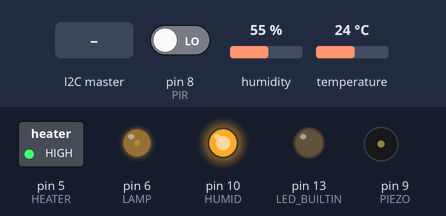
A sketch run on a simulated Arduino Uno, built with avr-gcc and run on an emulated ATmega328P. On the bench: switched loads named in the sketch (green lamp = pin HIGH), output pins drawn as LEDs (lit = HIGH), buzzer (waves = sounding). Inputs (shaded band) come from the test bench; at power-on: pin 8 (PIR) LOW, humidity 55 %, temperature 24 °C. What the sketch prints to the serial monitor is not drawn.

Above: at 10.0 s.
10.1 s: pin 8 (PIR) driven HIGH
At 10.6 s:
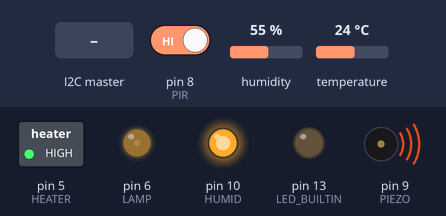
15.9 s: humidity set to 59 %
17.7 s: humidity set to 62 %
At 19.1 s:
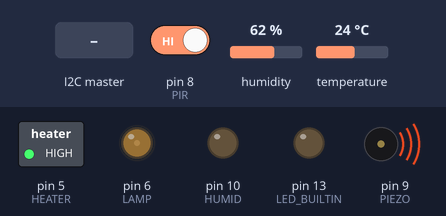
23.5 s: the I2C master sends the byte 0
27.0 s: the I2C master sends the byte 1
30.5 s: pin 8 (PIR) driven LOW
At 31.2 s:
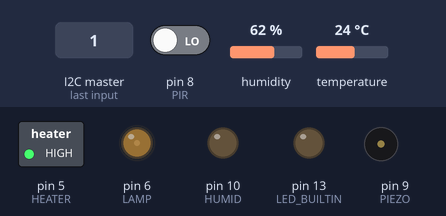
Timing chart, 0 to 33.0 s (numbered marks = the images above; inputs shaded):
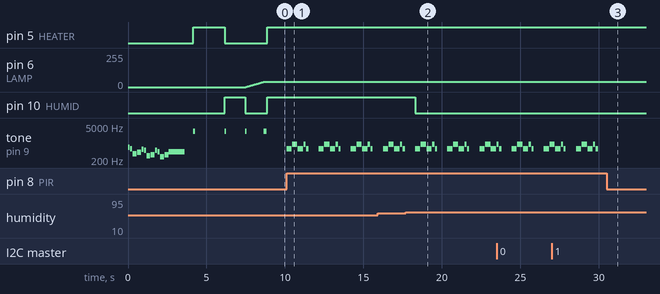

The sketch:

arduino.ino
```cpp
//assigning pins
#define HEATER 5  //>> [PWM] pin gate mosfet (untuk control Heater)
#define LAMP   6  //>> [PWM] untuk control LED
#define DHTPIN 7  //>> dht11 sensor
#define PIR    8  //>> input pir sensor
#define PIEZO  9  //>> [PWM] piezo (guna piezo sbb boleh buat tone berbeza)
#define HUMID  10 //>> pin base bc547

//PWM PINS : 3, 5, 6, 9, 10, 11

//buat lagu kat piezo
#include "tone.h"
//for DHT11 module
#include <DHT.h>
//parameters: (pin number, sensor model)
DHT dht(DHTPIN, DHT11);
//communication antara arduino dgn esp (arduino as slave)
#include <Wire.h>

//melody
int melody[]         = {NOTE_D5,NOTE_A5,NOTE_D5,NOTE_A5,NOTE_D5};
int noteDurations[]  = {3,3,3,7,7};
int melody2[]        = {NOTE_E5,NOTE_D5,NOTE_FS4,NOTE_GS4,NOTE_CS5,NOTE_B4,NOTE_D4,NOTE_E4,NOTE_B4,NOTE_A4,NOTE_CS4,NOTE_E4,NOTE_A4};
int noteDurations2[] = {8,8,4,4,8,8,4,4,8,8,4,4,1};
//simpan mesej dari esp
String messagefromesp;
int8_t phase,maintainhumidityL,maintainhumidityH,lamponpwm=38;
float  maintainTemp,h,t;
char   datatoesp[17],dhtdata[12];
char   c;
bool   callibrated=1,hstate;

void setup() {
  Serial.begin(9600);
  dht.begin();
  playTone(4);

  pinMode(LED_BUILTIN,OUTPUT);
  pinMode(LAMP,       OUTPUT);  //ke gate mosfet
  pinMode(HEATER,     OUTPUT);  //ke gate mosfet
  pinMode(HUMID,      OUTPUT);  //ke bc547
  pinMode(PIEZO,      OUTPUT);  //direct ke piezo
  pinMode(PIR,        INPUT);   //dari output pir sensor

  //testing heater
  playTone(1);
  digitalWrite(HEATER, HIGH);
  _delay_ms(2000);
  digitalWrite(HEATER, LOW);

  //testing humimdifier
  playTone(1);
  digitalWrite(HUMID, HIGH);
  _delay_ms(1300);
  digitalWrite(HUMID, LOW);

  //testing lamp
  //testing humimdifier
  playTone(1);
  for (int i=0; i<=lamponpwm; i++) {
    analogWrite(LAMP, i);
    delay(30);
  }

  playTone(2);
  Serial.println("Arduino started.");

  Wire.begin(8); //address = 8
  Wire.onReceive(receiveEvent);
  Wire.onRequest(sendEvent);
}

void receiveEvent(int howMany){
  while (0 < Wire.available()) {
    c = Wire.read();
    messagefromesp += c;
  }
  digitalWrite(LED_BUILTIN,HIGH);
  delay(50);
  digitalWrite(LED_BUILTIN,LOW);

  Serial.print("Received : ");
  Serial.println(c);

       if (c == '0') phase=0;
  else if (c == '1') phase=1;
  else if (c == '2') phase=2;
  else if (c == '3') phase=3;

  else if (c == '4') {
    for (int i=0; i<=lamponpwm; i++) {
      analogWrite(LAMP, i);
      delay(30);
    }
  }
  else if (c == '5') {
    for (int i=lamponpwm; i>=0; i--) {
      analogWrite(LAMP, i);
      delay(30);
    }
  }
}

void sendEvent() {
  sprintf(datatoesp,"%02d,%02d.%02d,%d,%d,%d ",(int)h,(int)t,(int)(t*100)%100,digitalRead(HEATER),hstate,digitalRead(PIR));
  Wire.write(datatoesp);
  Serial.print("Send     : ");
  Serial.println(datatoesp);
  Serial.print("Length   : ");
  Serial.println(strlen(datatoesp));
}

void loop() {

  if (callibrated) {
    h = dht.readHumidity();
    t = dht.readTemperature()-1;
  } else {
    h = dht.readHumidity();
    t = dht.readTemperature();
  }

  /*ubah suhu dan kelembapan mengikut fasa penetasan

  1. Fasa 1 : Suhu 37.5 °C, Kelembapan 50%-60%, hari 1-7
  2. Fasa 2 : Suhu 38.5 °C, Kelembapan 50%-60%, hari 8-13
  3. Fasa 3 : Suhu 38.5 °C, Kelembapan 60%-65%, hari 14-18
  4. Fasa 4 : Suhu 38.5 °C, Kelembapan 60%-65%, hari ke 18 dan keatas
  */
  if      (phase == 0) { maintainTemp=37.5; maintainhumidityL=50; maintainhumidityH=60; }
  else if (phase == 1) { maintainTemp=38.5; maintainhumidityL=50; maintainhumidityH=60; }
  else if (phase == 2) { maintainTemp=38.5; maintainhumidityL=60; maintainhumidityH=65; }
  else if (phase == 3) { maintainTemp=38.5; maintainhumidityL=60; maintainhumidityH=65; }

  maintainTemperature(maintainTemp);
  maintainhumidity(maintainhumidityL, maintainhumidityH);

  if (digitalRead(PIR)) playTone(3);
}

void maintainTemperature(float maintaintemp) {
  if      (t < maintaintemp) {
    digitalWrite(HEATER, HIGH); //hidupkan pemanas
  }
  else if (t > maintaintemp) {
    digitalWrite(HEATER, LOW);  // matikan pemanas
  }
}
void maintainhumidity(int8_t humidmin, int8_t humidmax)  {
  if      (h < humidmin) {
    digitalWrite(HUMID, HIGH); //hidupkan humidifier
    hstate=1;
  }
  else if (h > humidmax) {
    digitalWrite(HUMID, LOW);  //matikan humidifier
    hstate=0;
  }
  else {
    digitalWrite(HUMID, HIGH); //hidupkan humidifier
    hstate=1;
  }
}

void playTone(int mode) {
  if      (mode==1) {
    tone(PIEZO, 3000, 100);
  }
  else if (mode==2) {
    tone(PIEZO, 3000);delay(100);noTone(PIEZO);delay(10);
    tone(PIEZO, 3000);delay(100);noTone(PIEZO);
  }
  else if (mode==3) {
    for (int thisNote = 0; thisNote < 8; thisNote++) {
      int noteDuration = 1000/noteDurations[thisNote];
      tone(PIEZO, melody[thisNote],noteDuration);
      delay(noteDuration +30);
    }
    delay(500);
  }
  else if (mode==4) {
    for (int thisNote = 0; thisNote < 14; thisNote++) {
      int noteDuration = 1000/noteDurations2[thisNote];
      tone(PIEZO, melody2[thisNote],noteDuration);
      delay(noteDuration +30);
    }
    delay(500);
  }
}
```

tone.h
```cpp
#define NOTE_B0 31
#define NOTE_C1 33
#define NOTE_CS1 35
#define NOTE_D1 37
#define NOTE_DS1 39
#define NOTE_E1 41
#define NOTE_F1 44
#define NOTE_FS1 46
#define NOTE_G1 49
#define NOTE_GS1 52
#define NOTE_A1 55
#define NOTE_AS1 58
#define NOTE_B1 62
#define NOTE_C2 65
#define NOTE_CS2 69
#define NOTE_D2 73
#define NOTE_DS2 78
#define NOTE_E2 82
#define NOTE_F2 87
#define NOTE_FS2 93
#define NOTE_G2 98
#define NOTE_GS2 104
#define NOTE_A2 110
#define NOTE_AS2 117
#define NOTE_B2 123
#define NOTE_C3 131
#define NOTE_CS3 139
#define NOTE_D3 147
#define NOTE_DS3 156
#define NOTE_E3 165
#define NOTE_F3 175
#define NOTE_FS3 185
#define NOTE_G3 196
#define NOTE_GS3 208
#define NOTE_A3 220
#define NOTE_AS3 233
#define NOTE_B3 247
#define NOTE_C4 262
#define NOTE_CS4 277
#define NOTE_D4 294
#define NOTE_DS4 311
#define NOTE_E4 330
#define NOTE_F4 349
#define NOTE_FS4 370
#define NOTE_G4 392
#define NOTE_GS4 415
#define NOTE_A4 440
#define NOTE_AS4 466
#define NOTE_B4 494
#define NOTE_C5 523
#define NOTE_CS5 554
#define NOTE_D5 587
#define NOTE_DS5 622
#define NOTE_E5 659
#define NOTE_F5 698
#define NOTE_FS5 740
#define NOTE_G5 784
#define NOTE_GS5 831
#define NOTE_A5 880
#define NOTE_AS5 932
#define NOTE_B5 988
#define NOTE_C6 1047
#define NOTE_CS6 1109
#define NOTE_D6 1175
#define NOTE_DS6 1245
#define NOTE_E6 1319
#define NOTE_F6 1397
#define NOTE_FS6 1480
#define NOTE_G6 1568
#define NOTE_GS6 1661
#define NOTE_A6 1760
#define NOTE_AS6 1865
#define NOTE_B6 1976
#define NOTE_C7 2093
#define NOTE_CS7 2217
#define NOTE_D7 2349
#define NOTE_DS7 2489
#define NOTE_E7 2637
#define NOTE_F7 2794
#define NOTE_FS7 2960
#define NOTE_G7 3136
#define NOTE_GS7 3322
#define NOTE_A7 3520
#define NOTE_AS7 3729
#define NOTE_B7 3951
#define NOTE_C8 4186
#define NOTE_CS8 4435
#define NOTE_D8 4699
#define NOTE_DS8 4978
```

Measured:
- the behaviour switches between 60 and 61 % on humidity (found by bisection; images 1 and 2)
- after the input at 10.1 s, tone on pin 9 (PIEZO): silent → 587 Hz at once, then repeats every 2.0 s: silent 0.03 s, 880 Hz 0.33 s, silent 0.03 s, 587 Hz 0.33 s, silent 0.03 s, 880 Hz 0.14 s, silent 0.03 s, 587 Hz 0.14 s, silent 0.65 s, 587 Hz 0.33 s
- after the input at 17.7 s, pin 10 (HUMID): HIGH → LOW after 0.60 s
- after the input at 30.5 s, tone on pin 9 (PIEZO): stops changing and stays silent
